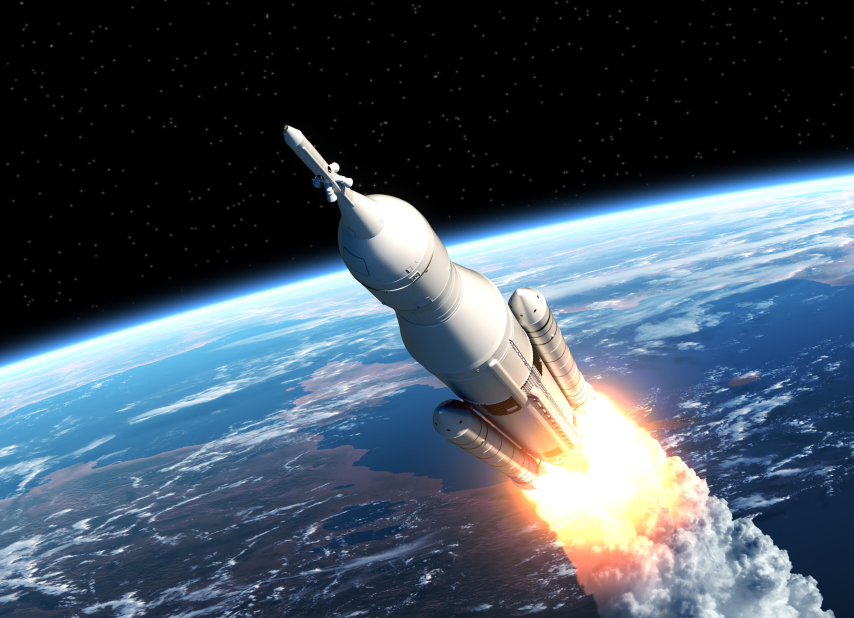
#> input picture rocket.jpeg, 2560 x 1854 px, found by its file name (shown at 1/3 size)
$ python 08_region_of_interest_roi.py
#> lines starting #> are read from the running program, lines starting #| are printed output that depends on the picture
# ROI (REAGION OF INTEREST)

import cv2 as cv
import numpy as np

path = "/Users/krtdnc/Desktop/Miuul/OpenCV/"
img = cv.imread(path + "rocket.jpeg")
#> img is the input picture: shape (1854, 2560, 3); mean B, G, R 99, 85.3, 71.5

h, w = img.shape[:2]
#> h = 1854; w = 2560

src = img.copy()

roi = img[300:750, 950:1300, :]
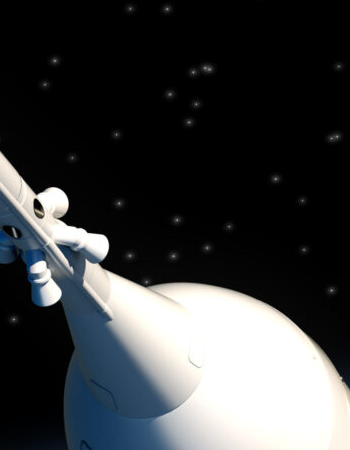
#> roi: shape (450, 350, 3); mean B, G, R 63.2, 61.7, 59.6

cv.imshow("roi", roi)
cv.waitKey(1)

$ run again, with chess.jpeg copied over rocket.jpeg
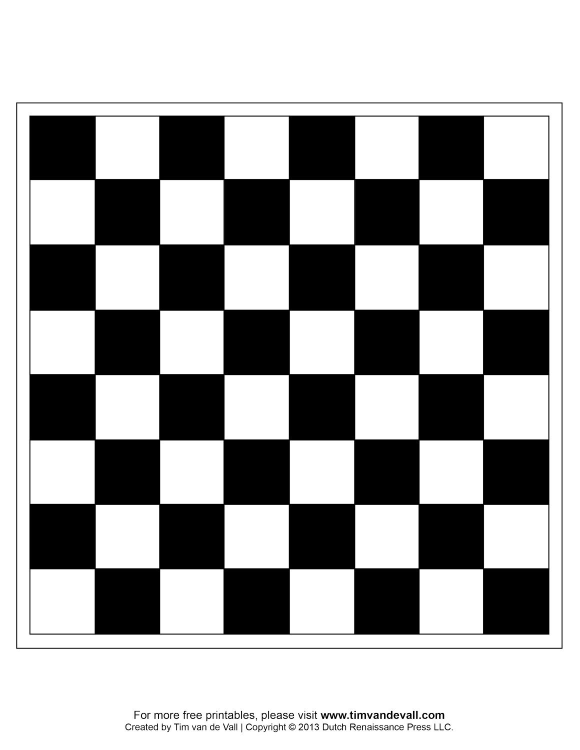
#> input picture chess.jpeg, 1159 x 1500 px, found by its file name (shown at 1/2 size)
#> img is the input picture: shape (1500, 1159, 3); min 0, max 255, mean 171.2
#> `roi = img[300:750, 950:1300, :]`:
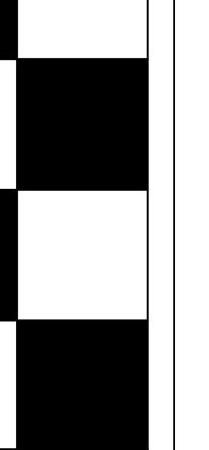
#> roi: shape (450, 209, 3); min 0, max 255, mean 147.7
